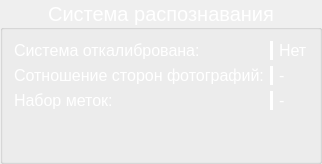
     <widget class="QGroupBox" name="groupBox_4">
      <property name="sizePolicy">
       <sizepolicy hsizetype="Fixed" vsizetype="Preferred">
        <horstretch>0</horstretch>
        <verstretch>0</verstretch>
       </sizepolicy>
      </property>
      <property name="minimumSize">
       <size>
        <width>250</width>
        <height>20</height>
       </size>
      </property>
      <property name="palette">
       <palette>
        <active>
         <colorrole role="WindowText">
          <brush brushstyle="SolidPattern">
           <color alpha="255">
            <red>255</red>
            <green>255</green>
            <blue>255</blue>
           </color>
          </brush>
         </colorrole>
         <colorrole role="Button">
          <brush brushstyle="SolidPattern">
           <color alpha="255">
            <red>255</red>
            <green>255</green>
            <blue>255</blue>
           </color>
          </brush>
         </colorrole>
         <colorrole role="Shadow">
          <brush brushstyle="SolidPattern">
           <color alpha="255">
            <red>255</red>
            <green>255</green>
            <blue>255</blue>
           </color>
          </brush>
         </colorrole>
         <colorrole role="HighlightedText">
          <brush brushstyle="SolidPattern">
           <color alpha="255">
            <red>255</red>
            <green>255</green>
            <blue>255</blue>
           </color>
          </brush>
         </colorrole>
         <colorrole role="ToolTipText">
          <brush brushstyle="SolidPattern">
           <color alpha="255">
            <red>255</red>
            <green>255</green>
            <blue>255</blue>
           </color>
          </brush>
         </colorrole>
        </active>
        <inactive>
         <colorrole role="WindowText">
          <brush brushstyle="SolidPattern">
           <color alpha="255">
            <red>255</red>
            <green>255</green>
            <blue>255</blue>
           </color>
          </brush>
         </colorrole>
         <colorrole role="Button">
          <brush brushstyle="SolidPattern">
           <color alpha="255">
            <red>255</red>
            <green>255</green>
            <blue>255</blue>
           </color>
          </brush>
         </colorrole>
         <colorrole role="Shadow">
          <brush brushstyle="SolidPattern">
           <color alpha="255">
            <red>255</red>
            <green>255</green>
            <blue>255</blue>
           </color>
          </brush>
         </colorrole>
         <colorrole role="HighlightedText">
          <brush brushstyle="SolidPattern">
           <color alpha="255">
            <red>255</red>
            <green>255</green>
            <blue>255</blue>
           </color>
          </brush>
         </colorrole>
         <colorrole role="ToolTipText">
          <brush brushstyle="SolidPattern">
           <color alpha="255">
            <red>255</red>
            <green>255</green>
            <blue>255</blue>
           </color>
          </brush>
         </colorrole>
        </inactive>
        <disabled>
         <colorrole role="WindowText">
          <brush brushstyle="SolidPattern">
           <color alpha="255">
            <red>120</red>
            <green>120</green>
            <blue>120</blue>
           </color>
          </brush>
         </colorrole>
         <colorrole role="Button">
          <brush brushstyle="SolidPattern">
           <color alpha="255">
            <red>255</red>
            <green>255</green>
            <blue>255</blue>
           </color>
          </brush>
         </colorrole>
         <colorrole role="Shadow">
          <brush brushstyle="SolidPattern">
           <color alpha="255">
            <red>255</red>
            <green>255</green>
            <blue>255</blue>
           </color>
          </brush>
         </colorrole>
         <colorrole role="HighlightedText">
          <brush brushstyle="SolidPattern">
           <color alpha="255">
            <red>255</red>
            <green>255</green>
            <blue>255</blue>
           </color>
          </brush>
         </colorrole>
         <colorrole role="ToolTipText">
          <brush brushstyle="SolidPattern">
           <color alpha="255">
            <red>255</red>
            <green>255</green>
            <blue>255</blue>
           </color>
          </brush>
         </colorrole>
        </disabled>
       </palette>
      </property>
      <property name="font">
       <font>
        <family>Microsoft YaHei UI</family>
        <pointsize>15</pointsize>
        <weight>50</weight>
        <bold>false</bold>
       </font>
      </property>
      <property name="styleSheet">
       <string notr="true"/>
      </property>
      <property name="title">
       <string>Система распознавания</string>
      </property>
      <property name="alignment">
       <set>Qt::AlignCenter</set>
      </property>
      <layout class="QGridLayout" name="gridLayout_7">
       <item row="1" column="2">
        <widget class="QLabel" name="calibration_ratio">
         <property name="font">
          <font>
           <family>Microsoft YaHei UI</family>
           <pointsize>12</pointsize>
           <weight>50</weight>
           <bold>false</bold>
          </font>
         </property>
         <property name="text">
          <string>-</string>
         </property>
        </widget>
       </item>
       <item row="2" column="2">
        <widget class="QLabel" name="calibration_dictionary">
         <property name="font">
          <font>
           <family>Microsoft YaHei UI</family>
           <pointsize>12</pointsize>
           <weight>50</weight>
           <bold>false</bold>
          </font>
         </property>
         <property name="text">
          <string>-</string>
         </property>
        </widget>
       </item>
       <item row="2" column="0">
        <widget class="QLabel" name="label_19">
         <property name="font">
          <font>
           <family>Microsoft YaHei UI</family>
           <pointsize>12</pointsize>
           <weight>50</weight>
           <bold>false</bold>
          </font>
         </property>
         <property name="text">
          <string>Набор меток:</string>
         </property>
        </widget>
       </item>
       <item row="3" column="0">
        <spacer name="verticalSpacer_3">
         <property name="orientation">
          <enum>Qt::Vertical</enum>
         </property>
         <property name="sizeHint" stdset="0">
          <size>
           <width>20</width>
           <height>40</height>
          </size>
         </property>
        </spacer>
       </item>
       <item row="0" column="2">
        <widget class="QLabel" name="calibration_status">
         <property name="font">
          <font>
           <family>Microsoft YaHei UI</family>
           <pointsize>12</pointsize>
           <weight>50</weight>
           <bold>false</bold>
          </font>
         </property>
         <property name="text">
          <string>Нет</string>
         </property>
        </widget>
       </item>
       <item row="0" column="0">
        <widget class="QLabel" name="label_15">
         <property name="font">
          <font>
           <family>Microsoft YaHei UI</family>
           <pointsize>12</pointsize>
           <weight>50</weight>
           <bold>false</bold>
          </font>
         </property>
         <property name="text">
          <string>Система откалибрована:</string>
         </property>
        </widget>
       </item>
       <item row="2" column="1">
        <widget class="Line" name="line_2">
         <property name="font">
          <font>
           <family>Microsoft YaHei UI</family>
           <pointsize>12</pointsize>
           <weight>50</weight>
           <bold>false</bold>
          </font>
         </property>
         <property name="frameShadow">
          <enum>QFrame::Plain</enum>
         </property>
         <property name="lineWidth">
          <number>5</number>
         </property>
         <property name="orientation">
          <enum>Qt::Vertical</enum>
         </property>
        </widget>
       </item>
       <item row="1" column="0">
        <widget class="QLabel" name="label_17">
         <property name="font">
          <font>
           <family>Microsoft YaHei UI</family>
           <pointsize>12</pointsize>
           <weight>50</weight>
           <bold>false</bold>
          </font>
         </property>
         <property name="text">
          <string>Сотношение сторон фотографий:</string>
         </property>
        </widget>
       </item>
       <item row="0" column="1">
        <widget class="Line" name="line">
         <property name="font">
          <font>
           <family>Microsoft YaHei UI</family>
           <pointsize>12</pointsize>
           <weight>50</weight>
           <bold>false</bold>
          </font>
         </property>
         <property name="frameShadow">
          <enum>QFrame::Plain</enum>
         </property>
         <property name="lineWidth">
          <number>5</number>
         </property>
         <property name="orientation">
          <enum>Qt::Vertical</enum>
         </property>
        </widget>
       </item>
       <item row="1" column="1">
        <widget class="Line" name="line_3">
         <property name="font">
          <font>
           <family>Microsoft YaHei UI</family>
           <pointsize>12</pointsize>
           <weight>50</weight>
           <bold>false</bold>
          </font>
         </property>
         <property name="frameShadow">
          <enum>QFrame::Plain</enum>
         </property>
         <property name="lineWidth">
          <number>5</number>
         </property>
         <property name="orientation">
          <enum>Qt::Vertical</enum>
         </property>
        </widget>
       </item>
      </layout>
     </widget>
